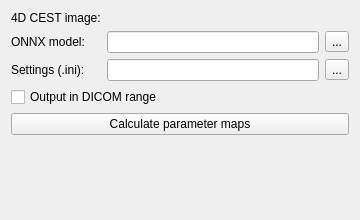
<?xml version="1.0" encoding="UTF-8"?>
<ui version="4.0">
 <class>QmitkCESTOnnxViewControls</class>
 <widget class="QWidget" name="QmitkCESTOnnxViewControls">
  <property name="geometry">
   <rect>
    <x>0</x>
    <y>0</y>
    <width>360</width>
    <height>220</height>
   </rect>
  </property>
  <property name="windowTitle">
   <string>QmitkCESTOnnxViewControls</string>
  </property>
  <layout class="QVBoxLayout" name="verticalLayout">
   <item>
    <layout class="QFormLayout" name="formLayout">
     <item row="0" column="0">
      <widget class="QLabel" name="labelImage">
       <property name="text">
        <string>4D CEST image:</string>
       </property>
      </widget>
     </item>
     <item row="0" column="1">
      <widget class="QmitkDataStorageComboBoxWithSelectNone" name="comboCESTImage" native="true"/>
     </item>
     <item row="1" column="0">
      <widget class="QLabel" name="labelModel">
       <property name="text">
        <string>ONNX model:</string>
       </property>
      </widget>
     </item>
     <item row="1" column="1">
      <layout class="QHBoxLayout" name="layoutModel">
       <item>
        <widget class="QLineEdit" name="lineModel"/>
       </item>
       <item>
        <widget class="QToolButton" name="btnBrowseModel">
         <property name="text">
          <string>...</string>
         </property>
        </widget>
       </item>
      </layout>
     </item>
     <item row="2" column="0">
      <widget class="QLabel" name="labelIni">
       <property name="text">
        <string>Settings (.ini):</string>
       </property>
      </widget>
     </item>
     <item row="2" column="1">
      <layout class="QHBoxLayout" name="layoutIni">
       <item>
        <widget class="QLineEdit" name="lineIni"/>
       </item>
       <item>
        <widget class="QToolButton" name="btnBrowseIni">
         <property name="text">
          <string>...</string>
         </property>
        </widget>
       </item>
      </layout>
     </item>
    </layout>
   </item>
   <item>
    <widget class="QCheckBox" name="checkDicomRange">
     <property name="toolTip">
      <string>Scale the maps to the DICOM range (value * Scale + bias, clipped to 0..4095) as defined in the .ini file. Otherwise the maps contain the raw network values.</string>
     </property>
     <property name="text">
      <string>Output in DICOM range</string>
     </property>
    </widget>
   </item>
   <item>
    <widget class="QPushButton" name="btnRun">
     <property name="text">
      <string>Calculate parameter maps</string>
     </property>
    </widget>
   </item>
   <item>
    <spacer name="verticalSpacer">
     <property name="orientation">
      <enum>Qt::Vertical</enum>
     </property>
     <property name="sizeHint" stdset="0">
      <size>
       <width>20</width>
       <height>40</height>
      </size>
     </property>
    </spacer>
   </item>
  </layout>
 </widget>
 <layoutdefault spacing="6" margin="11"/>
 <customwidgets>
  <customwidget>
   <class>QmitkDataStorageComboBoxWithSelectNone</class>
   <extends>QWidget</extends>
   <header location="global">QmitkDataStorageComboBoxWithSelectNone.h</header>
  </customwidget>
 </customwidgets>
 <resources/>
 <connections/>
</ui>
